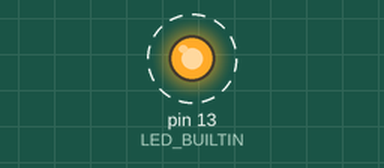
A sketch run on a simulated Arduino Uno, built with avr-gcc and run on an emulated ATmega328P. Parts: output pins drawn as LEDs (lit = HIGH). Dashed ring = blinking.

Above: at 0.4 s.
Timing chart, 0 to 4.6 s (numbered marks = the images above):
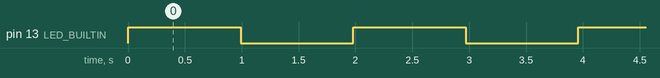

Measured:
- by itself, pin 13 (LED_BUILTIN): alternates HIGH for 0.99 s and LOW for 0.99 s

The sketch:

free-rtos.ino
```cpp
#include <Arduino_FreeRTOS.h>

void TaskBlink(void* pvParameters)
{
  (void)pvParameters;

  // initialize digital LED_BUILTIN on pin 13 as an output.
  pinMode(LED_BUILTIN, OUTPUT);

  for (;;)
  {
    digitalWrite(LED_BUILTIN, HIGH);        // turn the LED on (HIGH is the voltage level)
    vTaskDelay(1000 / portTICK_PERIOD_MS);  // wait for one second
    digitalWrite(LED_BUILTIN, LOW);         // turn the LED off by making the voltage LOW
    vTaskDelay(1000 / portTICK_PERIOD_MS);  // wait for one second
  }
}

void setup()
{
  Serial.begin(9600);

  xTaskCreate(
    TaskBlink
    , "Blink"   // A name just for humans
    , 128       // This stack size can be checked & adjusted by reading the Stack Highwater
    , NULL
    , 2         // Priority, with 3 (configMAX_PRIORITIES - 1) being the highest, and 0 being the lowest.
    , NULL);
}

void loop()
{
  // Empty. Things are done in Tasks.
}
```
